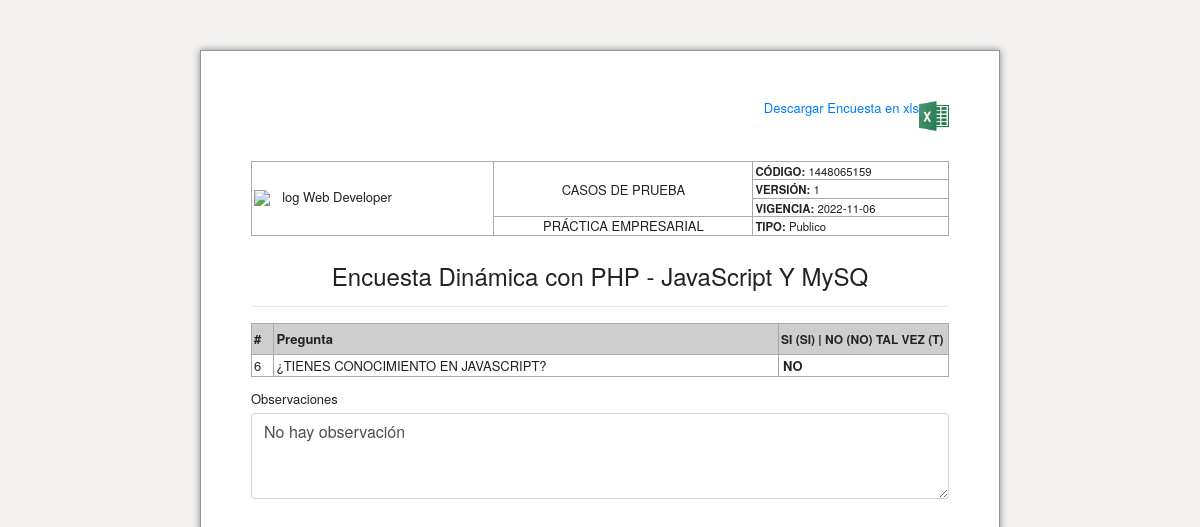
/lista_encuesta.php?codigo=1448065159, run on the app's committed database.
### tables this page shows
CREATE TABLE `respuestas_encuesta` (
  `id` int(10) UNSIGNED NOT NULL,
  `id_pregunta` int(2) NOT NULL,
  `respuesta` varchar(10) NOT NULL,
  `codigo` varchar(45) NOT NULL,
  `observacion` text NOT NULL,
  `created` datetime DEFAULT NULL
);

CREATE TABLE `preguntas` (
  `id` int(10) UNSIGNED NOT NULL,
  `pregunta` varchar(150) NOT NULL,
  `estatus` int(2) NOT NULL DEFAULT 1
);

### lista_encuesta.php (the view, shortened to what this page needs)
<!DOCTYPE html>
<html lang="es">
<head>
<link rel="stylesheet" href="https://cdn.jsdelivr.net/npm/bootstrap@4.6.2/dist/css/bootstrap.min.css">
<link rel="stylesheet" href="assets/css/encuesta.css">
</head>
<body>
<?php
    include('config.php');
    $codigo = $_REQUEST['codigo'];
    $sqlPreguntas = ("SELECT
                        p.id, p.pregunta,
                        r.respuesta,
                        r.codigo, r.observacion, r.created
                    FROM preguntas as p INNER JOIN respuestas_encuesta AS r ON  p.id = r.id_pregunta
                    AND r.codigo='{$codigo}' AND p.estatus='1'");
    $query      = mysqli_query($con, $sqlPreguntas);
    $query1      = mysqli_query($con, $sqlPreguntas);
    $dataRow1    = mysqli_fetch_array($query1);
?>
<div id="mainForm">
<a href="descargarEncuesta.php" id="btnDescarga" download>
    Descargar Encuesta en xls
    <img src="assets/imgs/excel.png" alt="excel" style="width: 30px;">
</a>
    <div id="megadiv2">
        <table id="header">
            <tbody>
                <tr>
                    <td rowspan="4" style="text-align:center"><img src="assets/imgs/logo.png" class="logo" alt="log Web Developer"></td>
                    <td rowspan="3" class="text-center text-bold">CASOS DE PRUEBA</td>
                    <td><small><strong>CÓDIGO:</strong> <span id="codigo"><?php echo $dataRow1['codigo']; ?></span></small></td>
                </tr>
                <tr>
                    <td><small><strong>VERSIÓN:</strong> <?php echo '1'; ?></small></td>
                </tr>
                <tr>
                    <td><small><strong>VIGENCIA:</strong> <?php echo  date('Y-m-d', strtotime($dataRow1['created'])); ?></small></td>
                </tr>
                <tr>
                    <td class="text-center text-bold">PRÁCTICA EMPRESARIAL</td>
                    <td><small><strong>TIPO:</strong> <?php echo 'Publico'; ?></small></td>
                </tr>
            </tbody>
        </table>
        <br><br>
        <h4 class="text-center">Encuesta Dinámica con PHP - JavaScript Y MySQ <hr></h1>
        <table class="space padding-sm">
            <thead>
                <tr id="cabecera">
                    <th>#</th>
                    <th>Pregunta </th>
                    <th style="font-size:12px">SI (SI) | NO (NO) TAL VEZ (T)</th>
                </tr>
            </thead>
            <tbody>
            <?php
                while ($dataRow = mysqli_fetch_array($query)) { ?>
                <tr>
                    <td><?php echo $dataRow['id']; ?></td>
                    <td><?php echo strtoupper($dataRow['pregunta']); ?></td>
                    <td width="170">
                    <p class="conteFlex">
                      <strong><?php echo $dataRow['respuesta']; ?></strong>
                    </p>
                    </td>
                </tr>
                <?php } ?>
            </tbody>
        </table>
        <div class="form-group">
            <label for="observacion">Observaciones</label>
            <textarea name="observacion" class="form-control" rows="3"><?php echo $dataRow1['observacion']; ?></textarea>
        </div>
    </div>
</div>
</body>
</html>

### assets/css/encuesta.css (style rules this page uses)
body { background-color: #f2f1f0; color: #222; }
body, textarea, input { color: #222; font: 13px/1 "Helvetica Neue",Arial,sans-serif; }
#mainForm { width: 750px; max-width: 800px; margin: 50px auto; background-color: #fff; box-shadow: 0 0 7px #888; padding: 50px; border: 1px solid #929394; min-height: 900px; }
.logo { display: flex; width: 150px; height: auto; }
#mainForm { width: 800px; max-width: 800px; margin: 50px auto; background-color: #fff; box-shadow: 0 0 7px #888; padding: 50px; border: 1px solid #929394; min-height: 900px; }
.conteFlex { margin: 2px; width: 100%; display: flex; justify-content: space-between; }
.form-group { margin-top: 15px !important; }
#cabecera { background-color: #cecece; line-height: 2; }
table { border-collapse: collapse; border-spacing: 0; width: 100%; background-color: transparent; }
td, th { padding: 2px; border: 1px solid #aaa !important; }
#btnDescarga { display: flex; justify-content: end; margin-bottom: 30px; }

### data on the page
respuestas_encuesta: codigo "1448065159", created "2022-11-06", id_pregunta "6", id_pregunta.pregunta "¿TIENES CONOCIMIENTO EN JAVASCRIPT?", respuesta "NO", observacion "No hay observación"
